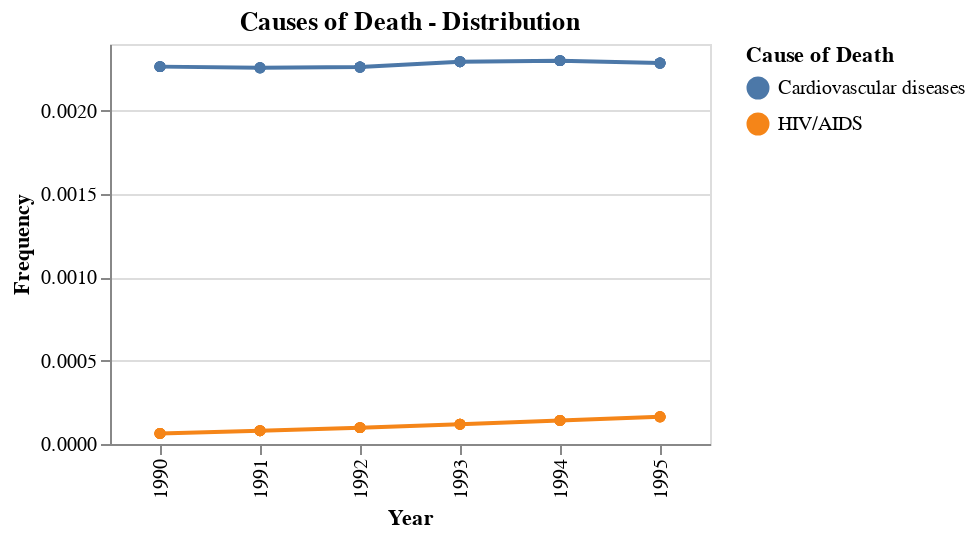
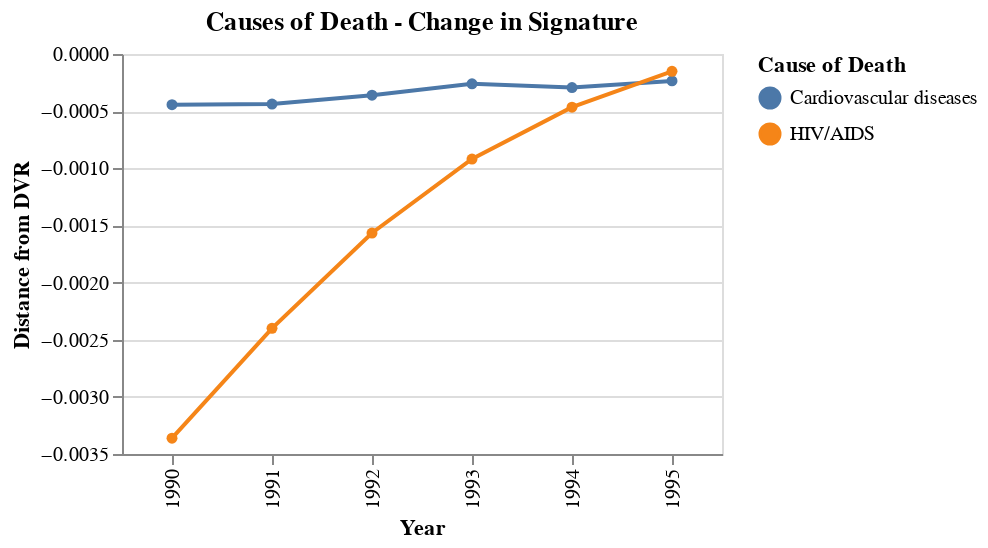

These figures' notebook cell, in order:
### Markdown cell above
### Death Cause

No missing elements -> no epsilon and no prevelence!

### Code cell
# pick elements
df = pd.read_csv(f"data/death_cause/np_freq/0_normalized.csv")
corpus = Corpus(df)
dvr = corpus.create_dvr(equally_weighted=True)
sigs = corpus.create_signatures(distance="JSD")
full_sig = []
freq_bump = []
top_sig = []

indices = [0, 1, 2, 3, 4, 5]
for i, ix in enumerate(indices):
    full_sig.append(sigs[0][ix])  # .head(10))
    freq_bump.append(df[df["element"].isin(full_sig[i].index)])
    if i > 0:
        full_sig[i] = pd.merge(
            full_sig[i - 1], full_sig[i], left_index=True, right_index=True, how="outer"
        )


def pop_and_melt(l):
    return (
        l.pop()
        .rename_axis(index="cause of death")
        .reset_index()
        .melt(id_vars="cause of death", var_name="year", value_name="distance")
    )  # fillna


sig_specific = pop_and_melt(full_sig)
freq_heads = pd.concat(freq_bump)
# .rename_axis(index="cause of death")
#     .reset_index()
#     .melt(id_vars="cause of death", var_name="year", value_name="distance")
# )
specific = ["HIV/AIDS", "Cardiovascular diseases"]
freq_heads = freq_heads[freq_heads["document"].isin(1990 + np.array(indices))]
specific_freq_heads = freq_heads[freq_heads["element"].isin(specific)]
display(
    alt.Chart(specific_freq_heads)
    .mark_line(point=True)
    .encode(
        x=alt.X("document:O", title="Year"),
        y=alt.Y("frequency_in_document:Q", title="Frequency"),
        color=alt.Color("element:N", title="Cause of Death"),
    )
    .properties(
        title="Causes of Death - Distribution",
        width=300,
        height=200,
    )
)
display(
    alt.Chart(sig_specific[sig_specific["cause of death"].isin(specific)])
    .mark_line(point=True)
    .encode(
        x=alt.X("year:O", title="Year"),
        y=alt.Y("distance:Q", title="Distance from DVR"),
        color=alt.Color("cause of death:N", title="Cause of Death"),
    )
    .properties(
        title="Causes of Death - Change in Signature",
        width=300,
        height=200,
    )
)

### Figure 1 — Vega-Lite specification as saved in the notebook (floating-point values rounded to 4 significant figures)
{"config": {"view": {"continuousWidth": 400, "continuousHeight": 300}}, "data": {"name": "data-e88776c04840e44217719b07e1d37bf7"}, "mark": {"type": "line", "point": true}, "encoding": {"color": {"field": "element", "title": "Cause of Death", "type": "nominal"}, "x": {"field": "document", "title": "Year", "type": "ordinal"}, "y": {"field": "frequency_in_document", "title": "Frequency", "type": "quantitative"}}, "height": 200, "title": "Causes of Death - Distribution", "width": 300, "$schema": "https://vega.github.io/schema/vega-lite/v4.17.0.json", "datasets": {"data-e88776c04840e44217719b07e1d37bf7": [{"document": 1990, "element": "Cardiovascular diseases", "frequency_in_document": 0.002264}, {"document": 1990, "element": "HIV/AIDS", "frequency_in_document": 6.308e-05}, {"document": 1991, "element": "Cardiovascular diseases", "frequency_in_document": 0.002257}, {"document": 1991, "element": "HIV/AIDS", "frequency_in_document": 7.955e-05}, {"document": 1992, "element": "Cardiovascular diseases", "frequency_in_document": 0.002262}, {"document": 1992, "element": "HIV/AIDS", "frequency_in_document": 9.821e-05}, {"document": 1993, "element": "Cardiovascular diseases", "frequency_in_document": 0.002294}, {"document": 1993, "element": "HIV/AIDS", "frequency_in_document": 0.000119}, {"document": 1994, "element": "Cardiovascular diseases", "frequency_in_document": 0.0023}, {"document": 1994, "element": "HIV/AIDS", "frequency_in_document": 0.0001413}, {"document": 1995, "element": "Cardiovascular diseases", "frequency_in_document": 0.002286}, {"document": 1995, "element": "HIV/AIDS", "frequency_in_document": 0.0001634}, {"document": 1990, "element": "Cardiovascular diseases", "frequency_in_document": 0.002264}, {"document": 1990, "element": "HIV/AIDS", "frequency_in_document": 6.308e-05}, {"document": 1991, "element": "Cardiovascular diseases", "frequency_in_document": 0.002257}, {"document": 1991, "element": "HIV/AIDS", "frequency_in_document": 7.955e-05}, {"document": 1992, "element": "Cardiovascular diseases", "frequency_in_document": 0.002262}, {"document": 1992, "element": "HIV/AIDS", "frequency_in_document": 9.821e-05}, {"document": 1993, "element": "Cardiovascular diseases", "frequency_in_document": 0.002294}, {"document": 1993, "element": "HIV/AIDS", "frequency_in_document": 0.000119}, {"document": 1994, "element": "Cardiovascular diseases", "frequency_in_document": 0.0023}, {"document": 1994, "element": "HIV/AIDS", "frequency_in_document": 0.0001413}, {"document": 1995, "element": "Cardiovascular diseases", "frequency_in_document": 0.002286}, {"document": 1995, "element": "HIV/AIDS", "frequency_in_document": 0.0001634}, {"document": 1990, "element": "Cardiovascular diseases", "frequency_in_document": 0.002264}, {"document": 1990, "element": "HIV/AIDS", "frequency_in_document": 6.308e-05}, {"document": 1991, "element": "Cardiovascular diseases", "frequency_in_document": 0.002257}, {"document": 1991, "element": "HIV/AIDS", "frequency_in_document": 7.955e-05}, {"document": 1992, "element": "Cardiovascular diseases", "frequency_in_document": 0.002262}, {"document": 1992, "element": "HIV/AIDS", "frequency_in_document": 9.821e-05}, {"document": 1993, "element": "Cardiovascular diseases", "frequency_in_document": 0.002294}, {"document": 1993, "element": "HIV/AIDS", "frequency_in_document": 0.000119}, {"document": 1994, "element": "Cardiovascular diseases", "frequency_in_document": 0.0023}, {"document": 1994, "element": "HIV/AIDS", "frequency_in_document": 0.0001413}, {"document": 1995, "element": "Cardiovascular diseases", "frequency_in_document": 0.002286}, {"document": 1995, "element": "HIV/AIDS", "frequency_in_document": 0.0001634}, {"document": 1990, "element": "Cardiovascular diseases", "frequency_in_document": 0.002264}, {"document": 1990, "element": "HIV/AIDS", "frequency_in_document": 6.308e-05}, {"document": 1991, "element": "Cardiovascular diseases", "frequency_in_document": 0.002257}, {"document": 1991, "element": "HIV/AIDS", "frequency_in_document": 7.955e-05}, {"document": 1992, "element": "Cardiovascular diseases", "frequency_in_document": 0.002262}, {"document": 1992, "element": "HIV/AIDS", "frequency_in_document": 9.821e-05}, {"document": 1993, "element": "Cardiovascular diseases", "frequency_in_document": 0.002294}, {"document": 1993, "element": "HIV/AIDS", "frequency_in_document": 0.000119}, {"document": 1994, "element": "Cardiovascular diseases", "frequency_in_document": 0.0023}, {"document": 1994, "element": "HIV/AIDS", "frequency_in_document": 0.0001413}, {"document": 1995, "element": "Cardiovascular diseases", "frequency_in_document": 0.002286}, {"document": 1995, "element": "HIV/AIDS", "frequency_in_document": 0.0001634}, {"document": 1990, "element": "Cardiovascular diseases", "frequency_in_document": 0.002264}, {"document": 1990, "element": "HIV/AIDS", "frequency_in_document": 6.308e-05}, {"document": 1991, "element": "Cardiovascular diseases", "frequency_in_document": 0.002257}, {"document": 1991, "element": "HIV/AIDS", "frequency_in_document": 7.955e-05}, {"document": 1992, "element": "Cardiovascular diseases", "frequency_in_document": 0.002262}, {"document": 1992, "element": "HIV/AIDS", "frequency_in_document": 9.821e-05}, {"document": 1993, "element": "Cardiovascular diseases", "frequency_in_document": 0.002294}, {"document": 1993, "element": "HIV/AIDS", "frequency_in_document": 0.000119}, {"document": 1994, "element": "Cardiovascular diseases", "frequency_in_document": 0.0023}, {"document": 1994, "element": "HIV/AIDS", "frequency_in_document": 0.0001413}, {"document": 1995, "element": "Cardiovascular diseases", "frequency_in_document": 0.002286}, {"document": 1995, "element": "HIV/AIDS", "frequency_in_document": 0.0001634}, {"document": 1990, "element": "Cardiovascular diseases", "frequency_in_document": 0.002264}, {"document": 1990, "element": "HIV/AIDS", "frequency_in_document": 6.308e-05}, {"document": 1991, "element": "Cardiovascular diseases", "frequency_in_document": 0.002257}, {"document": 1991, "element": "HIV/AIDS", "frequency_in_document": 7.955e-05}, {"document": 1992, "element": "Cardiovascular diseases", "frequency_in_document": 0.002262}, {"document": 1992, "element": "HIV/AIDS", "frequency_in_document": 9.821e-05}, {"document": 1993, "element": "Cardiovascular diseases", "frequency_in_document": 0.002294}, {"document": 1993, "element": "HIV/AIDS", "frequency_in_document": 0.000119}, {"document": 1994, "element": "Cardiovascular diseases", "frequency_in_document": 0.0023}, {"document": 1994, "element": "HIV/AIDS", "frequency_in_document": 0.0001413}, {"document": 1995, "element": "Cardiovascular diseases", "frequency_in_document": 0.002286}, {"document": 1995, "element": "HIV/AIDS", "frequency_in_document": 0.0001634}]}}

### Figure 2 — Vega-Lite specification as saved in the notebook (floating-point values rounded to 4 significant figures)
{"config": {"view": {"continuousWidth": 400, "continuousHeight": 300}}, "data": {"name": "data-b4e8188fe82e4bd68c6463c4ba80c512"}, "mark": {"type": "line", "point": true}, "encoding": {"color": {"field": "cause of death", "title": "Cause of Death", "type": "nominal"}, "x": {"field": "year", "title": "Year", "type": "ordinal"}, "y": {"field": "distance", "title": "Distance from DVR", "type": "quantitative"}}, "height": 200, "title": "Causes of Death - Change in Signature", "width": 300, "$schema": "https://vega.github.io/schema/vega-lite/v4.17.0.json", "datasets": {"data-b4e8188fe82e4bd68c6463c4ba80c512": [{"cause of death": "Cardiovascular diseases", "year": 1990, "distance": -0.000444}, {"cause of death": "HIV/AIDS", "year": 1990, "distance": -0.003362}, {"cause of death": "Cardiovascular diseases", "year": 1991, "distance": -0.0004377}, {"cause of death": "HIV/AIDS", "year": 1991, "distance": -0.0024}, {"cause of death": "Cardiovascular diseases", "year": 1992, "distance": -0.0003605}, {"cause of death": "HIV/AIDS", "year": 1992, "distance": -0.001566}, {"cause of death": "Cardiovascular diseases", "year": 1993, "distance": -0.0002605}, {"cause of death": "HIV/AIDS", "year": 1993, "distance": -0.0009189}, {"cause of death": "Cardiovascular diseases", "year": 1994, "distance": -0.000294}, {"cause of death": "HIV/AIDS", "year": 1994, "distance": -0.0004651}, {"cause of death": "Cardiovascular diseases", "year": 1995, "distance": -0.0002353}, {"cause of death": "HIV/AIDS", "year": 1995, "distance": -0.0001515}]}}
